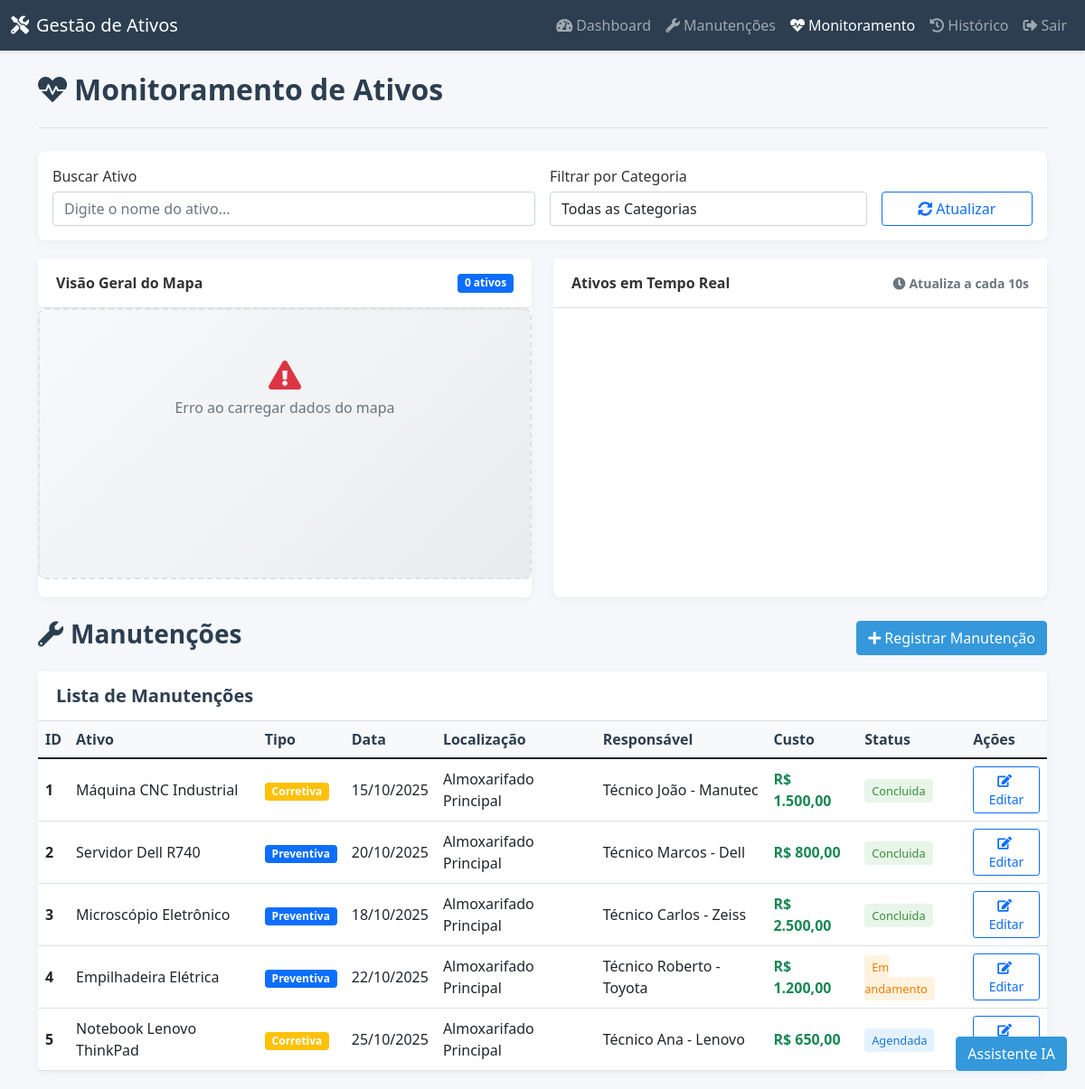
Page /views/monitoramento/index.php (signed in) on the committed database.
### tables this page shows
CREATE TABLE `manutencoes` (
  `id` int(11) NOT NULL,
  `ativo_id` int(11) DEFAULT NULL,
  `tipo` enum('preventiva','corretiva') NOT NULL,
  `data_manutencao` date NOT NULL,
  `data_proxima` date DEFAULT NULL,
  `responsavel_tecnico` varchar(100) DEFAULT NULL,
  `custo` decimal(10,2) DEFAULT NULL,
  `descricao` text DEFAULT NULL,
  `status` enum('agendada','em_andamento','concluida','cancelada') NOT NULL,
  `created_at` timestamp NOT NULL DEFAULT current_timestamp(),
  `localizacao_id` int(11) DEFAULT NULL
);

### views/monitoramento/index.php (the view, shortened to what this page needs)
<?php
$dbHost = '127.0.0.1';
$dbUser = 'root';
$dbPass = '';
$dbName = 'gestao_ativos';
$mysqli = new mysqli($dbHost, $dbUser, $dbPass, $dbName);
$manutencoes = [];
$res = $mysqli->query("SELECT m.*, COALESCE(a.nome,'—') AS ativo_nome, m.localizacao_id, COALESCE(l.descricao,'—') AS manut_localizacao FROM manutencoes m LEFT JOIN ativos a ON m.ativo_id = a.id LEFT JOIN localizacoes l ON m.localizacao_id = l.id ORDER BY m.created_at DESC");
if ($res) {
    while ($row = $res->fetch_assoc()) {
        $manutencoes[] = $row;
    }
}
?>
<!DOCTYPE html>
<html lang="pt-br">
<head>
    <link href="https://cdn.jsdelivr.net/npm/bootstrap@5.1.3/dist/css/bootstrap.min.css" rel="stylesheet">
    <link rel="stylesheet" href="https://cdnjs.cloudflare.com/ajax/libs/font-awesome/5.15.4/css/all.min.css">
</head>
<body>
    <nav class="navbar navbar-expand-lg navbar-dark">
        <div class="container-fluid">
            <a class="navbar-brand" href="../dashboard/index.php">
                <i class="fas fa-tools me-2"></i>Gestão de Ativos
            </a>
            <div class="navbar-nav">
                <a class="nav-link" href="../dashboard/index.php">
                    <i class="fas fa-tachometer-alt me-1"></i>Dashboard
                </a>
                <a class="nav-link" href="../manutencao/index.php">
                    <i class="fas fa-wrench me-1"></i>Manutenções
                </a>
                <a class="nav-link active" href="index.php">
                    <i class="fas fa-heartbeat me-1"></i>Monitoramento
                </a>
                <a class="nav-link" href="../historico/index.php">
                    <i class="fas fa-history me-1"></i>Histórico
                </a>
                <a class="nav-link" href="../auth/logout.php">
                    <i class="fas fa-sign-out-alt me-1"></i>Sair
                </a>
            </div>
        </div>
    </nav>
    <div class="container mt-4">
        <div class="page-title">
            <h2><i class="fas fa-heartbeat me-2"></i>Monitoramento de Ativos</h2>
        </div>
        <div class="card">
            <div class="card-body">
                <div class="row g-3 align-items-end">
                    <div class="col-md-6">
                        <label for="busca" class="form-label">Buscar Ativo</label>
                        <input type="text" id="busca" class="form-control" placeholder="Digite o nome do ativo..." oninput="loadAtivosRealtime()">
                    </div>
                    <div class="col-md-4">
                        <label for="categoria" class="form-label">Filtrar por Categoria</label>
                        <select id="categoria" class="form-control" onchange="loadAtivosRealtime()">
                            <option value="">Todas as Categorias</option>
                        </select>
                    </div>
                    <div class="col-md-2">
                        <button class="btn btn-outline-primary w-100" onclick="loadAtivosRealtime(true)">
                            <i class="fas fa-sync-alt me-1"></i>Atualizar
                        </button>
                    </div>
                </div>
            </div>
        </div>
        <div class="row mb-4">
            <div class="col-md-6">
                <div class="card h-100">
                    <div class="card-header d-flex justify-content-between align-items-center">
                        <span>Visão Geral do Mapa</span>
                        <span class="badge bg-primary" id="totalAtivos">0 ativos</span>
                    </div>
                    <div class="card-body p-0">
                        <div class="map-container p-3" id="mapList">
                        </div>
                    </div>
                </div>
            </div>
            <div class="col-md-6">
                <div class="card h-100">
                    <div class="card-header d-flex justify-content-between align-items-center">
                        <span>Ativos em Tempo Real</span>
                        <small class="text-muted">
                            <i class="fas fa-clock me-1"></i>Atualiza a cada 10s
                        </small>
                    </div>
                    <div class="card-body p-0">
                    </div>
                </div>
            </div>
        </div>
        <div class="d-flex justify-content-between align-items-center mb-3">
            <h3><i class="fas fa-wrench me-2"></i>Manutenções</h3>
            <button class="btn btn-primary" data-bs-toggle="modal" data-bs-target="#modalRegistrarManut">
                <i class="fas fa-plus me-1"></i>Registrar Manutenção
            </button>
        </div>
        <div class="card">
            <div class="card-header">
                <h5 class="mb-0">Lista de Manutenções</h5>
            </div>
            <div class="card-body p-0">
                <div class="table-responsive">
                    <table class="table table-hover mb-0">
                        <thead>
                            <tr>
                                <th>ID</th>
                                <th>Ativo</th>
                                <th>Tipo</th>
                                <th>Data</th>
                                <th>Localização</th>
                                <th>Responsável</th>
                                <th>Custo</th>
                                <th>Status</th>
                                <th>Ações</th>
                            </tr>
                        </thead>
                        <tbody>
                            <?php if (count($manutencoes) === 0): ?>
                                <tr>
                                    <td colspan="9" class="text-center py-4">
                                        <i class="fas fa-inbox fa-2x text-muted mb-2"></i>
                                        <p class="text-muted mb-0">Nenhuma manutenção encontrada.</p>
                                    </td>
                                </tr>
                            <?php else: ?>
                                <?php foreach ($manutencoes as $m): ?>
                                    <tr>
                                        <td class="fw-bold"><?= htmlspecialchars($m['id']) ?></td>
                                        <td><?= htmlspecialchars($m['ativo_nome']) ?></td>
                                        <td>
                                            <span class="badge <?= $m['tipo'] === 'preventiva' ? 'bg-primary' : 'bg-warning' ?>">
                                                <?= htmlspecialchars(ucfirst($m['tipo'])) ?>
                                            </span>
                                        </td>
                                        <td><?= date('d/m/Y', strtotime($m['data_manutencao'])) ?></td>
                                        <td><?= htmlspecialchars($m['manut_localizacao']) ?></td>
                                        <td><?= htmlspecialchars($m['responsavel_tecnico']) ?></td>
                                        <td class="fw-bold <?= $m['custo'] > 0 ? 'text-success' : 'text-muted' ?>">
                                            <?= $m['custo'] !== null ? 'R$ ' . number_format((float)$m['custo'],2,',','.') : '—' ?>
                                        </td>
                                        <td>
                                            <span class="status-badge status-<?= $m['status'] ?>">
                                                <?= htmlspecialchars(ucfirst(str_replace('_',' ',$m['status']))) ?>
                                            </span>
                                        </td>
                                        <td>
                                            <button class="btn btn-sm btn-outline-primary btn-editar-manut"
                                                data-id="<?= htmlspecialchars($m['id']) ?>"
                                                data-ativo_id="<?= htmlspecialchars($m['ativo_id']) ?>"
                                                data-tipo="<?= htmlspecialchars($m['tipo']) ?>"
                                                data-data="<?= htmlspecialchars($m['data_manutencao']) ?>"
                                                data-localizacao_id="<?= htmlspecialchars($m['localizacao_id']) ?>"
                                                data-responsavel="<?= htmlspecialchars($m['responsavel_tecnico']) ?>"
                                                data-custo="<?= htmlspecialchars($m['custo']) ?>"
                                                data-descricao="<?= htmlspecialchars($m['descricao']) ?>"
                                                data-status="<?= htmlspecialchars($m['status']) ?>"
                                            >
                                                <i class="fas fa-edit me-1"></i>Editar
                                            </button>
                                        </td>
                                    </tr>
                                <?php endforeach; ?>
                            <?php endif; ?>
                        </tbody>
                    </table>
                </div>
            </div>
        </div>
    </div>
    <?php include __DIR__ . '/../includes/chatbot.php'; ?>
</body>
</html>

### views/monitoramento/index.php (style rules this page uses)
:root { --primary-color: #2c3e50; --secondary-color: #3498db; --accent-color: #1abc9c; --light-gray: #f8f9fa; --border-color: #e0e0e0; }
body { background-color: #f5f7fa; font-family: 'Segoe UI', Tahoma, Geneva, Verdana, sans-serif; color: #333; }
.navbar { background-color: var(--primary-color) !important; box-shadow: 0 2px 4px rgba(0,0,0,0.1); }
.card { border: none; border-radius: 8px; box-shadow: 0 2px 10px rgba(0,0,0,0.05); margin-bottom: 20px; }
.card-header { background-color: white; border-bottom: 1px solid var(--border-color); font-weight: 600; padding: 15px 20px; }
h2, h3, h5, h6 { color: var(--primary-color); font-weight: 600; }
.btn-primary { background-color: var(--secondary-color); border-color: var(--secondary-color); }
.table th { border-top: none; font-weight: 600; color: var(--primary-color); background-color: var(--light-gray); }
.table td { vertical-align: middle; }
.form-label { font-weight: 500; margin-bottom: 5px; }
.page-title { border-bottom: 1px solid var(--border-color); padding-bottom: 15px; margin-bottom: 25px; }
.status-badge { padding: 4px 8px; border-radius: 4px; font-size: 0.8rem; font-weight: 500; }
.status-agendada { background-color: #e3f2fd; color: #1976d2; }
.status-concluida { background-color: #e8f5e9; color: #388e3c; }
.status-em_andamento { background-color: #fff3e0; color: #f57c00; }
.map-container { background: linear-gradient(135deg, #f8f9fa 0%, #e9ecef 100%); border: 2px dashed #dee2e6; border-radius: 8px; height: 300px; overflow-y: auto; }

### rows in the picture
manutencoes: id "1", ativo_nome "Máquina CNC Industrial", tipo "Corretiva", data_manutencao "15/10/2025", manut_localizacao "Almoxarifado Principal", responsavel_tecnico "Técnico João - Manutec", custo "1.500,00", status "Concluida"
manutencoes: id "2", ativo_nome "Servidor Dell R740", tipo "Preventiva", data_manutencao "20/10/2025", manut_localizacao "Almoxarifado Principal", responsavel_tecnico "Técnico Marcos - Dell", custo "800,00", status "Concluida"
manutencoes: id "3", ativo_nome "Microscópio Eletrônico", tipo "Preventiva", data_manutencao "18/10/2025", manut_localizacao "Almoxarifado Principal", responsavel_tecnico "Técnico Carlos - Zeiss", custo "2.500,00", status "Concluida"
manutencoes: id "4", ativo_nome "Empilhadeira Elétrica", tipo "Preventiva", data_manutencao "22/10/2025", manut_localizacao "Almoxarifado Principal", responsavel_tecnico "Técnico Roberto - Toyota", custo "1.200,00", status "Em andamento"
manutencoes: id "5", ativo_nome "Notebook Lenovo ThinkPad", tipo "Corretiva", data_manutencao "25/10/2025", manut_localizacao "Almoxarifado Principal", responsavel_tecnico "Técnico Ana - Lenovo", custo "650,00", status "Agendada"
